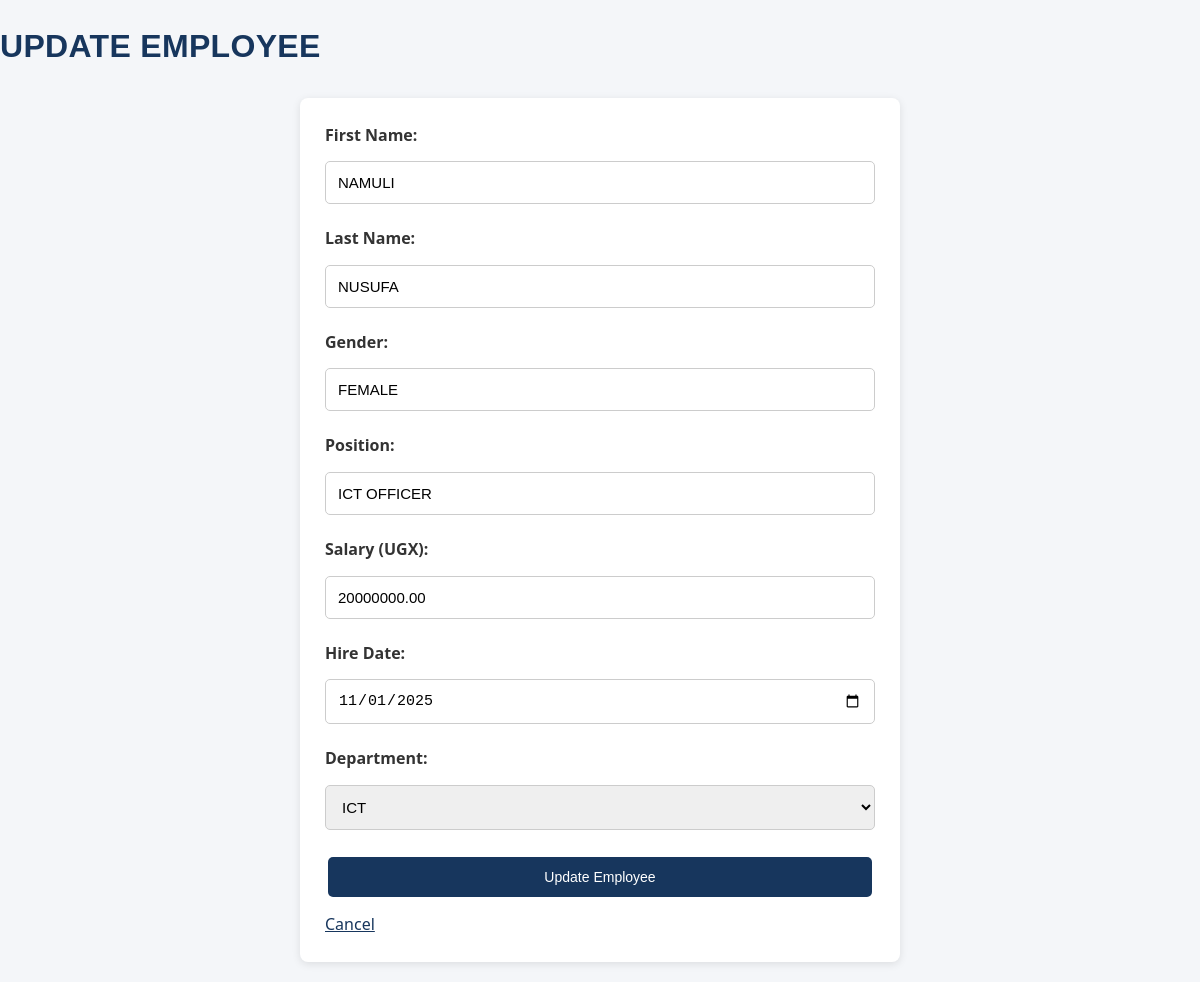
/employees/update/2/, run on the app's committed database.
### myapp/models.py (models this page shows, shortened)
class employees(models.Model):
    FirstName = models.CharField(max_length=100)
    LastName = models.CharField(max_length=100)
    Gender = models.CharField(max_length=20)
    Position = models.CharField(max_length=100)
    Salary = models.DecimalField(max_digits=12, decimal_places=2)
    Hire_Date = models.DateField()
    Department = models.ForeignKey(
        department,
        on_delete=models.CASCADE
    )

class department(models.Model):
    Department_Name = models.CharField(max_length=100)
    Office_Location = models.CharField(max_length=100)

### myapp/views.py (the view, shortened to what this page needs)
# urls.py: path('employees/update/<int:id>/', views.update_employee, name='update_employee'),
def update_employee(request, id):
    employee = get_object_or_404(EmployeeModel, id=id)
    all_departments = department.objects.all()
    return render(request, 'update_employee.html', {
        'employee': employee,
        'departments': all_departments
    })

### myapp/templates/update_employee.html (shortened to what this page needs)
<!DOCTYPE html>
<html lang="en">
<head>
    {% load static %}
    <link rel="stylesheet" href="{% static 'style.css' %}">
</head>
<body>
    <h1>UPDATE EMPLOYEE</h1>
    <form method="POST">
        <label for="first_name">First Name:</label>
        <input type="text" id="first_name"
               name="FirstName"
               value="{{ employee.FirstName }}" required>
        <label for="last_name">Last Name:</label>
        <input type="text" id="last_name"
               name="LastName"
               value="{{ employee.LastName }}" required>
        <label for="gender">Gender:</label>
        <input type="text" id="gender"
               name="Gender"
               value="{{ employee.Gender }}" required>
        <label for="position">Position:</label>
        <input type="text" id="position"
               name="Position"
               value="{{ employee.Position }}" required>
        <label for="salary">Salary (UGX):</label>
        <input type="number" id="salary"
               name="Salary"
               value="{{ employee.Salary }}"
               min="0" step="0.01" required>
        <label for="hire_date">Hire Date:</label>
        <input type="date" id="hire_date"
               name="Hire_Date"
               value="{{ employee.Hire_Date|date:'Y-m-d' }}"
               required>
        <label for="department">Department:</label>
        <select id="department" name="Department" required>
            {% for dept in departments %}
                <option value="{{ dept.id }}"
                    {% if dept.id == employee.Department_id %}
                        selected
                    {% endif %}>
                    {{ dept.Department_Name }}
                </option>
            {% endfor %}
        </select>
        <button type="submit">Update Employee</button>
        <a href="{% url 'employees' %}">Cancel</a>
    </form>
</body>
</html>

### myapp/static/style.css (style rules this page uses)
:root { --navy: #17365d; --navy-dark: #0f2542; --blue: #245a91; --safety: #f4c542; --paper: #f4f6f9; --ink: #2b2f36; --font-body: "Barlow", "Segoe UI", Arial, sans-serif; --font-display: "Barlow Condensed", "Arial Narrow", Arial, sans-serif; }
* { box-sizing: border-box; }
body { font-family: var(--font-body); background-color: var(--paper); color: var(--ink); margin: 0; padding: 0; line-height: 1.6; }
h1, h2 { font-family: var(--font-display); color: var(--navy); letter-spacing: 0.01em; }
h1 { margin-bottom: 25px; }
a { color: var(--navy); }
form { background-color: white; max-width: 600px; margin: 20px auto; padding: 25px; border-radius: 8px; box-shadow: 0 2px 8px rgba(0, 0, 0, 0.1); display: flex; flex-direction: column; gap: 10px; }
form label { display: block; font-weight: bold; color: #333; margin-bottom: 3px; }
form input[type="text"], form input[type="email"], form input[type="number"], form input[type="date"], form input[type="password"], form input[type="tel"], form select, form textarea { width: 100%; padding: 12px; border: 1px solid #ccc; border-radius: 5px; font-size: 15px; margin-bottom: 12px; }
form input::placeholder, form textarea::placeholder { color: #999; }
button, input[type="submit"], input[type="reset"] { background-color: var(--navy); color: white; padding: 12px 18px; border: none; border-radius: 5px; cursor: pointer; font-size: 14px; margin: 5px 3px; }

### data on the page
employees: FirstName "NAMULI", LastName "NUSUFA", Gender "FEMALE", Position "ICT OFFICER", Salary "20000000.00", Hire_Date "11/01/2025", Department "ICT"
